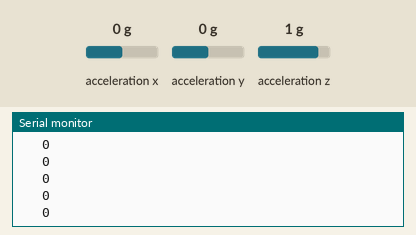
Simulated run of this sketch. Board: Arduino Zero (SAMD21). On the bench: the last lines printed to the serial monitor. Wiring (inferred from the names in the program): MPU-6050 motion sensor at I2C address 0x68. Inputs (shaded band) come from the test bench; at power-on: acceleration x 0 g, acceleration y 0 g, acceleration z 1 g.

Above: at 2.5 s.
2.6 s: acceleration x set to -1.4 g
At 3.3 s:
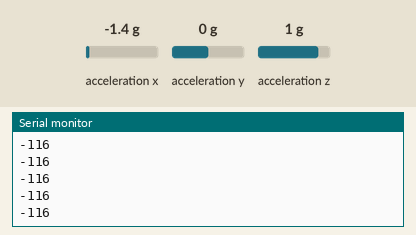
4.5 s: acceleration x set to 0.8 g
At 5.3 s:
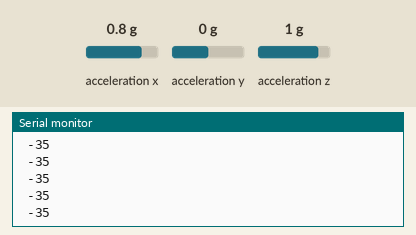

The sketch:

Acce_1ch_raw_M0.ino
```cpp
// Modified from the following:
// MPU-6050 Short Example Sketch
// By Arduino User JohnChi
// August 17, 2014
// Public Domain

#include<Wire.h>
#define REG_ADDR 0x3B
#define MV_SIZE 100
#define WAIT_SAMPLE 30
#define DELAY_MS 10
#define MAX_ANGLE 180
#define MIN_ANGLE 0
#define ANGLE_SHIFT
#define MAX_VALUE 65536.0 // 2^16

int readX(void);

const int MPU_addrX = 0x68;  // I2C address of the MPU-6050
char buffer[100];
int mv_arrayX[MV_SIZE];
int8_t pointer = 0;
float moving_sumX = 0.0;
int moving_average = 0;
int moving_diff = 0;
int estimate_angleX = 0;
int initial_valueX = 0;


void setup() {
  Wire.begin();
  Wire.beginTransmission(MPU_addrX);
  Wire.write(0x6B);  // PWR_MGMT_1 register
  Wire.write(0);     // set to zero (wakes up the MPU-6050)
  Wire.endTransmission(true);

  SerialUSB.begin(115200);

  SerialUSB.println("Waiting for MPU to stablize...");

  for (uint8_t i = 0; i < WAIT_SAMPLE; i++) {
    readX();
    delay(DELAY_MS);
  }

  SerialUSB.println("Getting initial value...");
  for (uint8_t i = 0; i < MV_SIZE; i++) {
    mv_arrayX[i] = readX();
    moving_sumX += mv_arrayX[i];
    delay(DELAY_MS);
  }

  moving_average = moving_sumX / MV_SIZE;
  initial_valueX = moving_average;

  sprintf(buffer, "Initial value: %d\n", initial_valueX);
  SerialUSB.print(buffer);
}

void loop() {

  while (true) {
    mv_arrayX[pointer] = readX();

    moving_sumX = 0;
    for (uint8_t i = 0; i < MV_SIZE; i++) {
      moving_sumX += mv_arrayX[pointer];
    }

    moving_average = moving_sumX / MV_SIZE;
    moving_diff = initial_valueX - moving_average;
    estimate_angleX = ((float)moving_diff / MAX_VALUE) * (MAX_ANGLE - MIN_ANGLE) + MIN_ANGLE;

    //SerialUSB.println(moving_average);
    sprintf(buffer, "%4d", estimate_angleX);
    SerialUSB.println(buffer);

    pointer = (pointer+1) % MV_SIZE;

    delay(DELAY_MS);
  }
}


int readX(void) {
  Wire.beginTransmission(MPU_addrX);
  Wire.write(REG_ADDR);  // starting with register 0x3D (ACCEL_YOUT_H)
  Wire.endTransmission(false);
  Wire.requestFrom(MPU_addrX, 2, true);  // request a total of 2 registers
  return (int) (Wire.read()<<8 | Wire.read());  // 0x3D (ACCEL_YOUT_H) & 0x3E (ACCEL_YOUT_L)
}
```

Measured:
- after the input at 2.6 s, the serial monitor: prints a new line at once (image 1)
- after the input at 4.5 s, the serial monitor: prints a new line at once (image 2)
